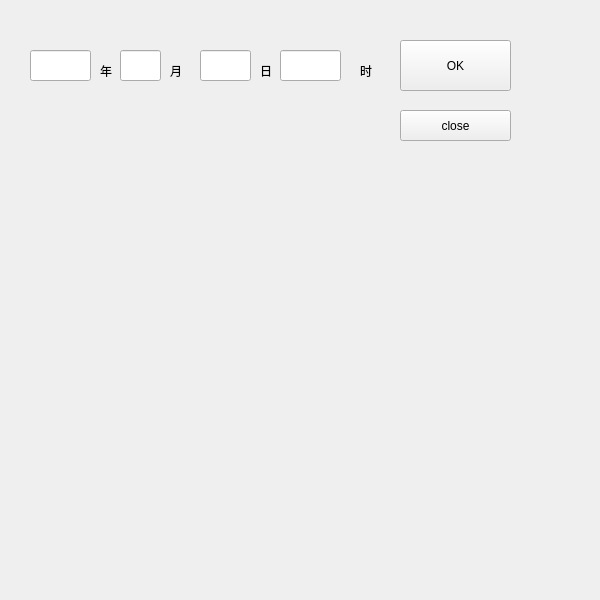
<?xml version="1.0" encoding="UTF-8"?>
<ui version="4.0">
 <class>Process_data</class>
 <widget class="QWidget" name="Process_data">
  <property name="geometry">
   <rect>
    <x>0</x>
    <y>0</y>
    <width>600</width>
    <height>600</height>
   </rect>
  </property>
  <property name="windowTitle">
   <string>Form</string>
  </property>
  <widget class="QCustomPlot" name="CustomPlot_1" native="true">
   <property name="geometry">
    <rect>
     <x>10</x>
     <y>150</y>
     <width>481</width>
     <height>431</height>
    </rect>
   </property>
  </widget>
  <widget class="QLineEdit" name="lineEdit">
   <property name="geometry">
    <rect>
     <x>30</x>
     <y>50</y>
     <width>61</width>
     <height>31</height>
    </rect>
   </property>
  </widget>
  <widget class="QLineEdit" name="lineEdit_2">
   <property name="geometry">
    <rect>
     <x>120</x>
     <y>50</y>
     <width>41</width>
     <height>31</height>
    </rect>
   </property>
  </widget>
  <widget class="QLineEdit" name="lineEdit_3">
   <property name="geometry">
    <rect>
     <x>200</x>
     <y>50</y>
     <width>51</width>
     <height>31</height>
    </rect>
   </property>
  </widget>
  <widget class="QLineEdit" name="lineEdit_4">
   <property name="geometry">
    <rect>
     <x>280</x>
     <y>50</y>
     <width>61</width>
     <height>31</height>
    </rect>
   </property>
  </widget>
  <widget class="QLabel" name="label">
   <property name="geometry">
    <rect>
     <x>100</x>
     <y>60</y>
     <width>21</width>
     <height>21</height>
    </rect>
   </property>
   <property name="text">
    <string>年</string>
   </property>
  </widget>
  <widget class="QLabel" name="label_2">
   <property name="geometry">
    <rect>
     <x>170</x>
     <y>60</y>
     <width>21</width>
     <height>21</height>
    </rect>
   </property>
   <property name="text">
    <string>月</string>
   </property>
  </widget>
  <widget class="QLabel" name="label_3">
   <property name="geometry">
    <rect>
     <x>260</x>
     <y>60</y>
     <width>21</width>
     <height>21</height>
    </rect>
   </property>
   <property name="text">
    <string>日</string>
   </property>
  </widget>
  <widget class="QLabel" name="label_4">
   <property name="geometry">
    <rect>
     <x>360</x>
     <y>60</y>
     <width>21</width>
     <height>21</height>
    </rect>
   </property>
   <property name="text">
    <string>时</string>
   </property>
  </widget>
  <widget class="QPushButton" name="pushButton">
   <property name="geometry">
    <rect>
     <x>400</x>
     <y>40</y>
     <width>111</width>
     <height>51</height>
    </rect>
   </property>
   <property name="text">
    <string>OK</string>
   </property>
  </widget>
  <widget class="QPushButton" name="pushButton_2">
   <property name="geometry">
    <rect>
     <x>400</x>
     <y>110</y>
     <width>111</width>
     <height>31</height>
    </rect>
   </property>
   <property name="text">
    <string>close</string>
   </property>
  </widget>
 </widget>
 <customwidgets>
  <customwidget>
   <class>QCustomPlot</class>
   <extends>QWidget</extends>
   <header location="global">qcustomplot.h</header>
   <container>1</container>
  </customwidget>
 </customwidgets>
 <resources/>
 <connections/>
</ui>
